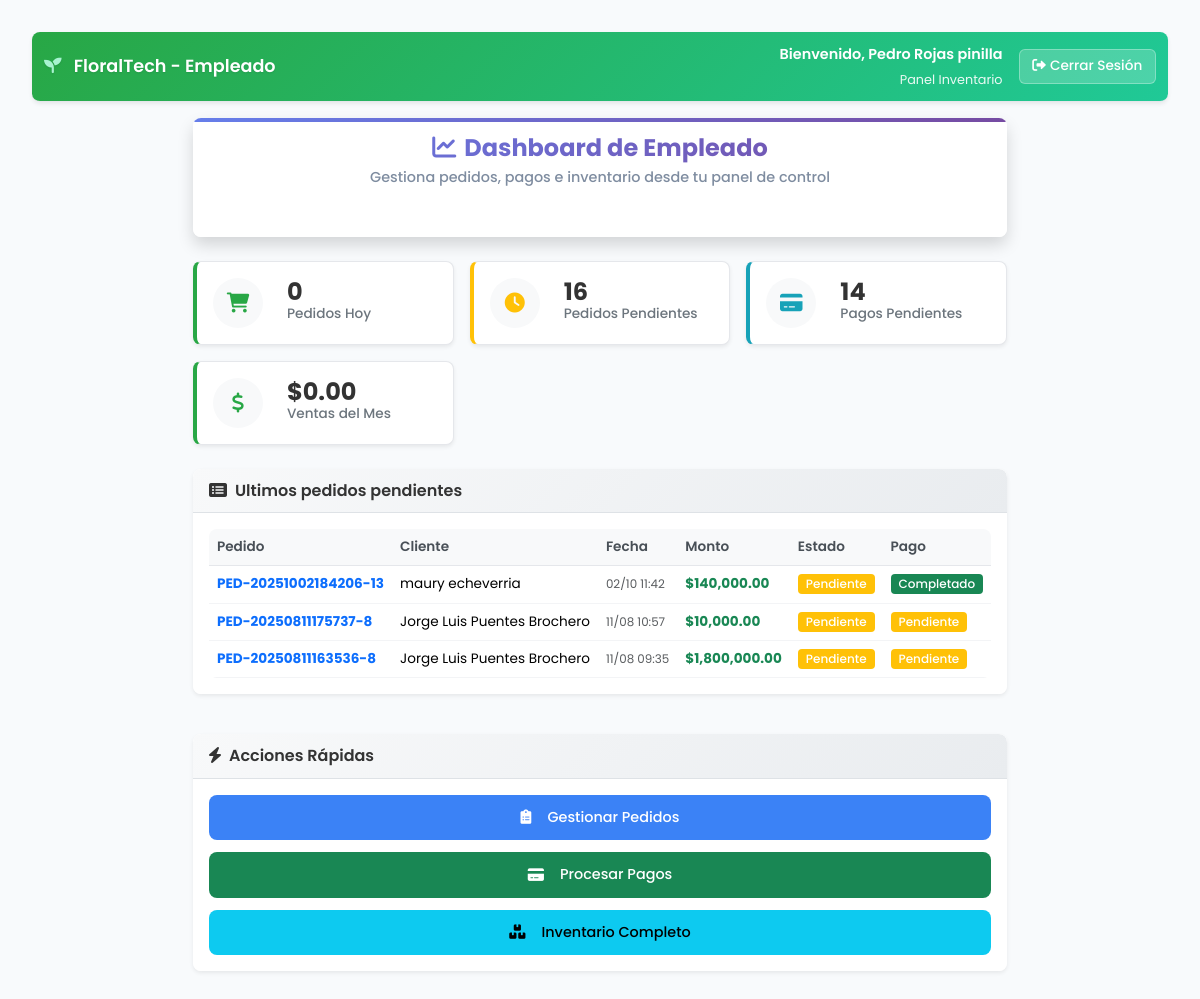
Page /index.php?ctrl=empleado&action=dashboard (signed in) on the earlier database version.
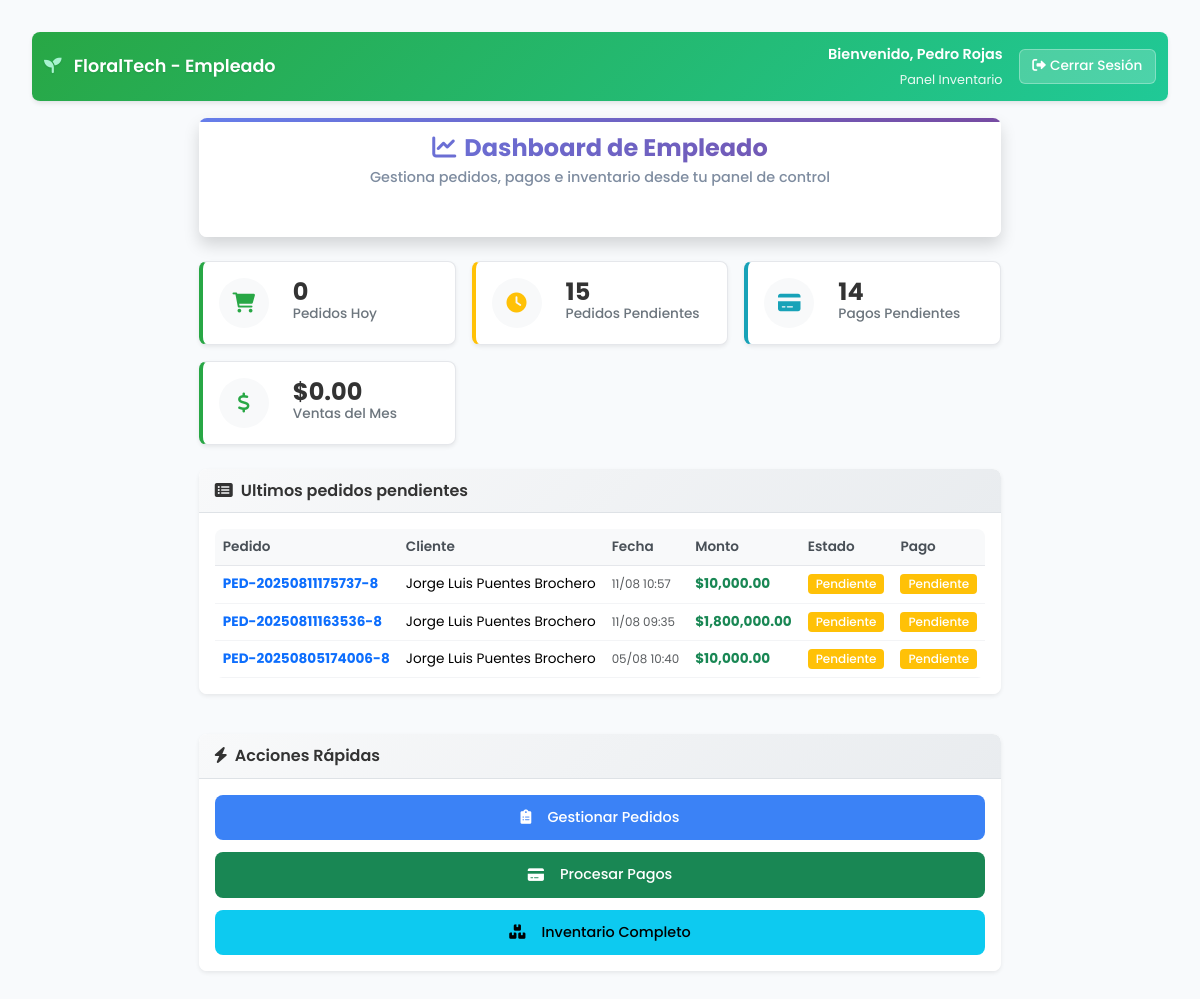
Same page on the later database version.
### tables this page shows
CREATE TABLE `ped` (
  `idped` int(11) NOT NULL,
  `numped` varchar(255) NOT NULL,
  `fecha_pedido` datetime DEFAULT current_timestamp(),
  `monto_total` decimal(10,2) NOT NULL,
  `cli_idcli` int(11) NOT NULL,
  `estado` varchar(50) DEFAULT 'Pendiente',
  `empleado_id` int(11) DEFAULT NULL COMMENT 'ID del empleado que creó el pedido',
  `fecha_actualizacion` datetime DEFAULT NULL COMMENT 'Fecha de última actualización',
  `empleado_actualizacion` int(11) DEFAULT NULL COMMENT 'ID del empleado que actualizó por última vez',
  `notas` text DEFAULT NULL COMMENT 'Notas adicionales del pedido',
  `direccion_entrega` text DEFAULT NULL,
  `fecha_entrega_solicitada` date DEFAULT NULL
);

CREATE TABLE `cli` (
  `idcli` int(11) NOT NULL,
  `nombre` varchar(255) NOT NULL,
  `direccion` varchar(255) DEFAULT NULL,
  `telefono` varchar(255) DEFAULT NULL,
  `email` varchar(255) DEFAULT NULL,
  `fecha_registro` date DEFAULT curdate(),
  `fecha_actualizacion` datetime DEFAULT NULL COMMENT 'Fecha de última actualización',
  `empleado_registro` int(11) DEFAULT NULL COMMENT 'ID del empleado que registró al cliente'
);

CREATE TABLE `pagos` (
  `idpago` int(11) NOT NULL,
  `fecha_pago` datetime DEFAULT current_timestamp(),
  `metodo_pago` varchar(50) NOT NULL,
  `estado_pag` varchar(255) DEFAULT 'Pendiente',
  `monto` decimal(10,2) NOT NULL,
  `ped_idped` int(11) NOT NULL,
  `transaccion_id` varchar(255) DEFAULT NULL,
  `comprobante_transferencia` varchar(255) DEFAULT NULL,
  `verificado_por` int(11) DEFAULT NULL,
  `fecha_verificacion` datetime DEFAULT NULL
);

### controllers/empleado.php (called while the page is built, shortened)
<?php
class empleado {
    private $db;
    public function __construct() {
        require_once 'models/conexion.php';
        $conn = new conexion();
        $this->db = $conn->get_conexion();
    }
    public function dashboard() {
        $pedidos_pendientes = $this->obtenerPedidosPendientes();
        include 'views/empleado/dashboard.php';
    }
    private function obtenerPedidosPendientes() {
        try {
            $stmt = $this->db->prepare("
                SELECT
                    p.idped,
                    p.numped,
                    p.fecha_pedido,
                    p.monto_total,
                    p.estado,
                    c.nombre as cliente_nombre,
                    pg.estado_pag
                FROM ped p
                INNER JOIN cli c ON p.cli_idcli = c.idcli
                LEFT JOIN pagos pg ON p.idped = pg.ped_idped
                WHERE p.estado IN ('Pendiente', 'En proceso')
                ORDER BY p.fecha_pedido DESC
                LIMIT 10
            ");
            $stmt->execute();
            return $stmt->fetchAll(PDO::FETCH_ASSOC);
        } catch (Exception $e) {
            return [];
        }
    }
}
?>

### index.php (called while the page is built, shortened)
<?php
require_once 'models/conexion.php';
require_once 'models/data.php';
$action = isset($_GET['action']) ? $_GET['action'] : 'index';
try {
    $controller = new $controllerClass();
    $controller->$action();
} catch (Exception $e) {
    die("Error: " . $e->getMessage());
}
?>

### models/data.php (called while the page is built)
<?php
$host = "localhost";
$db = "flores";
$user = "root";
$pass = "";

### models/conexion.php (called while the page is built, shortened)
<?php
class conexion{
	protected $db;
	public function __construct() {
		try {
			include(__DIR__ . "/data.php");
			$this->db = new PDO("mysql:host=$host;dbname=$db;charset=utf8", $user, $pass);
			$this->db->setAttribute(PDO::ATTR_ERRMODE, PDO::ERRMODE_EXCEPTION);
			$this->db->setAttribute(PDO::ATTR_DEFAULT_FETCH_MODE, PDO::FETCH_ASSOC);
		} catch (PDOException $e) {
			$error_msg = "Error de conexión a la base de datos: " . $e->getMessage();
			error_log($error_msg);
			if (strpos($e->getMessage(), 'Connection refused') !== false) {
				throw new Exception("Error: No se puede conectar al servidor MySQL. Asegúrate de que XAMPP esté ejecutándose.");
			} elseif (strpos($e->getMessage(), 'Unknown database') !== false) {
				throw new Exception("Error: La base de datos 'flores' no existe. Por favor, crea la base de datos primero.");
			} elseif (strpos($e->getMessage(), 'Access denied') !== false) {
				throw new Exception("Error: Acceso denegado. Verifica el usuario y contraseña de la base de datos.");
			} else {
				throw new Exception("Error de conexión a la base de datos: " . $e->getMessage());
			}
		} catch (Exception $e) {
			error_log("Error de configuración: " . $e->getMessage());
			throw new Exception("Error de configuración: " . $e->getMessage());
		}
	}
	public function get_conexion(){
		return $this->db;
	}
}

### views/empleado/dashboard.php (the view, shortened to what the rows shown need)
<!DOCTYPE html>
<html lang="es">
<head>
    <link href="https://cdn.jsdelivr.net/npm/bootstrap@5.3.6/dist/css/bootstrap.min.css" rel="stylesheet">
    <link rel="stylesheet" href="assets/dashboard-cliente.css">
    <link href="https://cdnjs.cloudflare.com/ajax/libs/font-awesome/6.0.0/css/all.min.css" rel="stylesheet">
</head>
<body>
    <div class="dashboard-container">
        <div class="main-content">
            <div class="welcome-section">
                <div class="welcome-card card">
                    <div class="card-body">
                        <div class="welcome-header">
                            <h2><i class="fas fa-chart-line me-2"></i>Dashboard de Empleado</h2>
                        </div>
                    </div>
                </div>
            </div>
            <div class="content-grid">
                <div class="main-column">
                    <div class="content-card card mb-4">
                        <div class="card-body">
                            <?php if (!empty($pedidos_pendientes)): ?>
                                <div class="table-responsive">
                                    <table class="table table-hover">
                                        <thead>
                                            <tr>
                                                <th>Pedido</th>
                                                <th>Cliente</th>
                                                <th>Fecha</th>
                                                <th>Monto</th>
                                                <th>Estado</th>
                                                <th>Pago</th>
                                            </tr>
                                        </thead>
                                        <tbody>
                                            <?php foreach (array_slice($pedidos_pendientes, 0, 3) as $pedido): ?>
                                            <tr>
                                                <td>
                                                    <strong class="text-primary"><?= htmlspecialchars($pedido['numped']) ?></strong>
                                                </td>
                                                <td><?= htmlspecialchars($pedido['cliente_nombre']) ?></td>
                                                <td>
                                                    <small class="text-muted"><?= date('d/m H:i', strtotime($pedido['fecha_pedido'])) ?></small>
                                                </td>
                                                <td><strong class="text-success">$<?= number_format($pedido['monto_total'], 2) ?></strong></td>
                                                <td>
                                                    <span class="badge bg-<?= $pedido['estado'] === 'Pendiente' ? 'warning' : 'info' ?>">
                                                        <?= htmlspecialchars($pedido['estado']) ?>
                                                    </span>
                                                </td>
                                                <td>
                                                    <span class="badge bg-<?= $pedido['estado_pag'] === 'Completado' ? 'success' : ($pedido['estado_pag'] === 'Pendiente' ? 'warning' : 'secondary') ?>">
                                                        <?= htmlspecialchars($pedido['estado_pag'] ?? 'Sin pago') ?>
                                                    </span>
                                                </td>
                                            </tr>
                                            <?php endforeach; ?>
                                        </tbody>
                                    </table>
                                </div>
                            <?php endif; ?>
                        </div>
                    </div>
                </div>
                </div>
            </div>
        </div>
</body>
</html>

Differences in the rows shown:
removed ped: numped "PED-20251002184206-13", cli_idcli.nombre "maury echeverria", fecha_pedido "02/10 11:42", monto_total "140,000.00", estado "Pendiente", pagos.estado_pag "Completado"
now on this page (row unchanged): ped: numped "PED-20250805174006-8", cli_idcli.nombre "Jorge Luis Puentes Brochero", fecha_pedido "05/08 10:40", monto_total "10,000.00", estado "Pendiente", pagos.estado_pag "Pendiente"
Other differences:
$user['nombre_completo']: "Pedro Rojas pinilla" → "Pedro Rojas"
$stats['pedidos_pendientes']: "16" → "15"
